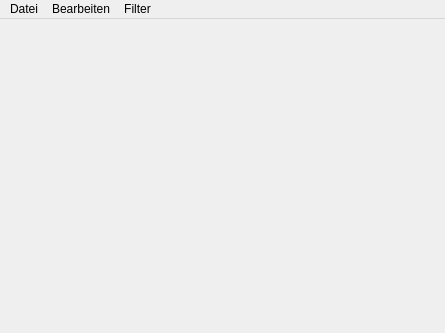
<?xml version="1.0" encoding="UTF-8"?>
<ui version="4.0">
 <class>FilterClass</class>
 <widget class="QMainWindow" name="FilterClass">
  <property name="geometry">
   <rect>
    <x>0</x>
    <y>0</y>
    <width>445</width>
    <height>333</height>
   </rect>
  </property>
  <property name="sizePolicy">
   <sizepolicy hsizetype="Expanding" vsizetype="Expanding">
    <horstretch>0</horstretch>
    <verstretch>0</verstretch>
   </sizepolicy>
  </property>
  <property name="windowTitle">
   <string>Filter</string>
  </property>
  <widget class="QWidget" name="centralWidget">
   <property name="sizePolicy">
    <sizepolicy hsizetype="Ignored" vsizetype="Ignored">
     <horstretch>0</horstretch>
     <verstretch>0</verstretch>
    </sizepolicy>
   </property>
   <layout class="QGridLayout" name="gridLayout">
    <property name="leftMargin">
     <number>0</number>
    </property>
    <property name="topMargin">
     <number>0</number>
    </property>
    <property name="rightMargin">
     <number>0</number>
    </property>
    <property name="bottomMargin">
     <number>0</number>
    </property>
    <property name="spacing">
     <number>0</number>
    </property>
    <item row="0" column="0">
     <widget class="QLabel" name="picture">
      <property name="sizePolicy">
       <sizepolicy hsizetype="Expanding" vsizetype="Expanding">
        <horstretch>0</horstretch>
        <verstretch>0</verstretch>
       </sizepolicy>
      </property>
      <property name="sizeIncrement">
       <size>
        <width>0</width>
        <height>0</height>
       </size>
      </property>
      <property name="text">
       <string/>
      </property>
      <property name="scaledContents">
       <bool>true</bool>
      </property>
     </widget>
    </item>
   </layout>
  </widget>
  <widget class="QMenuBar" name="menuBar">
   <property name="geometry">
    <rect>
     <x>0</x>
     <y>0</y>
     <width>445</width>
     <height>21</height>
    </rect>
   </property>
   <widget class="QMenu" name="menuDatei">
    <property name="title">
     <string>Datei</string>
    </property>
    <addaction name="actionPicOpen"/>
    <addaction name="actionPicSave"/>
    <addaction name="separator"/>
    <addaction name="actionClose"/>
   </widget>
   <widget class="QMenu" name="menuBearbeiten">
    <property name="title">
     <string>Bearbeiten</string>
    </property>
    <addaction name="actionBack"/>
   </widget>
   <widget class="QMenu" name="menuFilter">
    <property name="title">
     <string>Filter</string>
    </property>
    <addaction name="actionInvert"/>
    <addaction name="actionGrey"/>
   </widget>
   <addaction name="menuDatei"/>
   <addaction name="menuBearbeiten"/>
   <addaction name="menuFilter"/>
  </widget>
  <action name="actionPicOpen">
   <property name="text">
    <string>Bild öffnen</string>
   </property>
  </action>
  <action name="actionPicSave">
   <property name="text">
    <string>Bild speichern</string>
   </property>
  </action>
  <action name="actionClose">
   <property name="text">
    <string>Beenden</string>
   </property>
  </action>
  <action name="actionBack">
   <property name="text">
    <string>Rückgängig</string>
   </property>
  </action>
  <action name="actionInvert">
   <property name="text">
    <string>Invertieren</string>
   </property>
  </action>
  <action name="actionGrey">
   <property name="text">
    <string>Grauwertfilter</string>
   </property>
  </action>
 </widget>
 <layoutdefault spacing="6" margin="11"/>
 <resources>
  <include location="filter.qrc"/>
 </resources>
 <connections>
  <connection>
   <sender>actionClose</sender>
   <signal>triggered()</signal>
   <receiver>FilterClass</receiver>
   <slot>close()</slot>
   <hints>
    <hint type="sourcelabel">
     <x>-1</x>
     <y>-1</y>
    </hint>
    <hint type="destinationlabel">
     <x>299</x>
     <y>199</y>
    </hint>
   </hints>
  </connection>
  <connection>
   <sender>actionPicOpen</sender>
   <signal>triggered()</signal>
   <receiver>FilterClass</receiver>
   <slot>openPic()</slot>
   <hints>
    <hint type="sourcelabel">
     <x>-1</x>
     <y>-1</y>
    </hint>
    <hint type="destinationlabel">
     <x>249</x>
     <y>249</y>
    </hint>
   </hints>
  </connection>
 </connections>
 <slots>
  <slot>openPic()</slot>
 </slots>
</ui>
